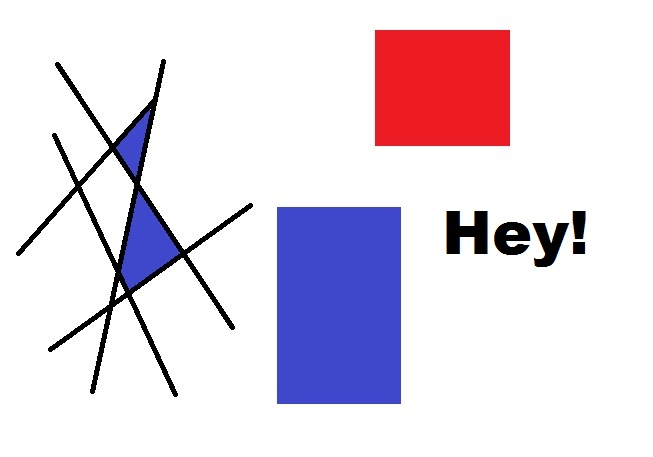
#> input picture opencv_tutorials/sentdev/opencv-corner-detection-sample.jpg, 653 x 457 px, given in place of the camera
$ python 8_Filters.py
#> lines starting #> are read from the running program, lines starting #| are printed output that depends on the picture
import cv2
import numpy as np

cap = cv2.VideoCapture(0)
while True:
    _, frame = cap.read()
#> frame is the input picture: shape (457, 653, 3); mean B, G, R 229.7, 216.9, 227
    hsv = cv2.cvtColor(frame, cv2.COLOR_BGR2HSV)
#> hsv: shape (457, 653, 3); mean H, S, V 26.7, 32.8, 240.3
    lower_red = np.array([150, 150, 50])
    upper_red = np.array([180, 255, 150])
    mask = cv2.inRange(hsv, lower_red, upper_red)
#> mask: shape (457, 653); every value is 0
    res = cv2.bitwise_and(frame, frame, mask = mask)
#> res: shape (457, 653, 3); every value is 0
    kernel = np.ones((15, 15), np.float32)/225
    smoothed = cv2.filter2D(frame, -1, kernel)
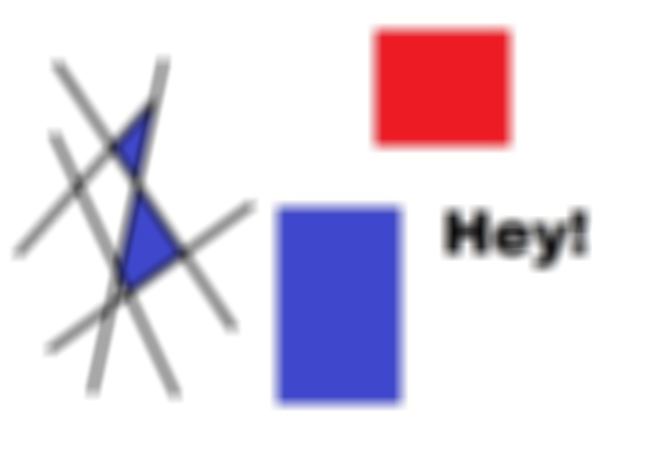
#> smoothed: shape (457, 653, 3); mean B, G, R 229.7, 216.9, 227
    Gaussianblur = cv2.GaussianBlur(frame, (15, 15), 0)
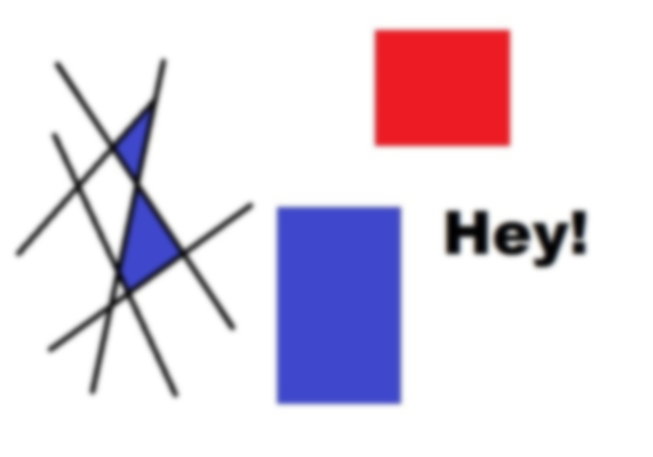
#> Gaussianblur: shape (457, 653, 3); mean B, G, R 229.7, 216.9, 227
    median = cv2.medianBlur(frame, 15)
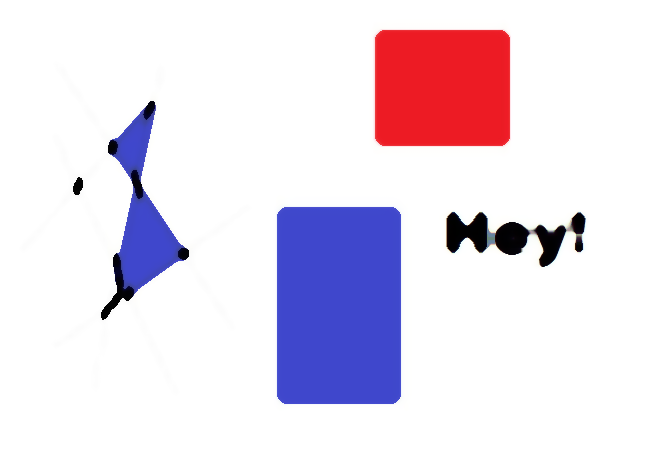
#> median: shape (457, 653, 3); mean B, G, R 234.4, 220.8, 231
    bilateral = cv2.bilateralFilter(frame, 15, 75, 75)
    # cv2.imshow('frame', frame)
    # cv2.imshow('mask', mask)
    cv2.imshow('res', res)
    cv2.imshow('smoothed', smoothed)
    cv2.imshow('Gaussianblur', Gaussianblur)
    cv2.imshow('median', median)
    cv2.imshow('bilateral', bilateral)
    k = cv2.waitKey(5) & 0xFF
#> (key Esc is pressed here)
    if k == 27:
        break
cv2.destroyAllWindows()
cap.release()
